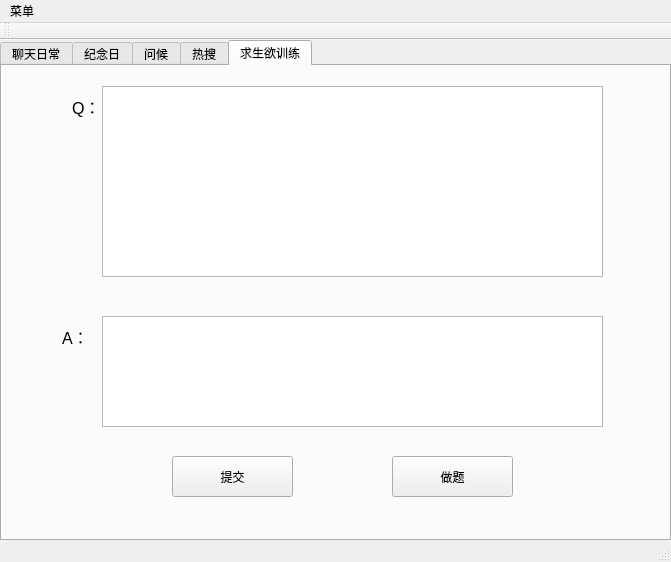
<?xml version="1.0" encoding="UTF-8"?>
<ui version="4.0">
 <class>MainWindow</class>
 <widget class="QMainWindow" name="MainWindow">
  <property name="geometry">
   <rect>
    <x>0</x>
    <y>0</y>
    <width>671</width>
    <height>562</height>
   </rect>
  </property>
  <property name="windowTitle">
   <string>MainWindow</string>
  </property>
  <widget class="QWidget" name="centralwidget">
   <widget class="QTabWidget" name="tabWidget">
    <property name="geometry">
     <rect>
      <x>0</x>
      <y>0</y>
      <width>671</width>
      <height>501</height>
     </rect>
    </property>
    <property name="currentIndex">
     <number>4</number>
    </property>
    <widget class="QWidget" name="tab">
     <attribute name="title">
      <string>聊天日常</string>
     </attribute>
     <widget class="QPushButton" name="pushButton_2">
      <property name="geometry">
       <rect>
        <x>410</x>
        <y>430</y>
        <width>93</width>
        <height>28</height>
       </rect>
      </property>
      <property name="text">
       <string>上传</string>
      </property>
     </widget>
     <widget class="QPushButton" name="pushButton_3">
      <property name="geometry">
       <rect>
        <x>160</x>
        <y>430</y>
        <width>93</width>
        <height>28</height>
       </rect>
      </property>
      <property name="text">
       <string>打开</string>
      </property>
     </widget>
     <widget class="QPlainTextEdit" name="plainTextEdit">
      <property name="geometry">
       <rect>
        <x>0</x>
        <y>0</y>
        <width>661</width>
        <height>421</height>
       </rect>
      </property>
      <property name="lineWrapMode">
       <enum>QPlainTextEdit::WidgetWidth</enum>
      </property>
      <property name="readOnly">
       <bool>true</bool>
      </property>
      <property name="plainText">
       <string>聊天日常..</string>
      </property>
      <property name="backgroundVisible">
       <bool>false</bool>
      </property>
      <property name="centerOnScroll">
       <bool>false</bool>
      </property>
     </widget>
    </widget>
    <widget class="QWidget" name="tab_4">
     <attribute name="title">
      <string>纪念日</string>
     </attribute>
     <widget class="QCalendarWidget" name="calendarWidget">
      <property name="geometry">
       <rect>
        <x>70</x>
        <y>40</y>
        <width>501</width>
        <height>331</height>
       </rect>
      </property>
     </widget>
     <widget class="QLabel" name="label_19">
      <property name="geometry">
       <rect>
        <x>220</x>
        <y>10</y>
        <width>211</width>
        <height>31</height>
       </rect>
      </property>
      <property name="font">
       <font>
        <family>Arial</family>
        <pointsize>12</pointsize>
        <italic>true</italic>
       </font>
      </property>
      <property name="layoutDirection">
       <enum>Qt::LeftToRight</enum>
      </property>
      <property name="text">
       <string/>
      </property>
      <property name="alignment">
       <set>Qt::AlignCenter</set>
      </property>
     </widget>
     <widget class="QLabel" name="label_26">
      <property name="geometry">
       <rect>
        <x>190</x>
        <y>380</y>
        <width>231</width>
        <height>31</height>
       </rect>
      </property>
      <property name="font">
       <font>
        <family>Arial</family>
        <pointsize>10</pointsize>
       </font>
      </property>
      <property name="text">
       <string>最近的假期还有x天</string>
      </property>
      <property name="textFormat">
       <enum>Qt::PlainText</enum>
      </property>
      <property name="alignment">
       <set>Qt::AlignCenter</set>
      </property>
     </widget>
     <widget class="QPushButton" name="pushButton_5">
      <property name="enabled">
       <bool>true</bool>
      </property>
      <property name="geometry">
       <rect>
        <x>270</x>
        <y>420</y>
        <width>93</width>
        <height>28</height>
       </rect>
      </property>
      <property name="text">
       <string>设置</string>
      </property>
     </widget>
    </widget>
    <widget class="QWidget" name="tab_3">
     <attribute name="title">
      <string>问候</string>
     </attribute>
     <widget class="QPushButton" name="pushButton_4">
      <property name="geometry">
       <rect>
        <x>220</x>
        <y>380</y>
        <width>93</width>
        <height>28</height>
       </rect>
      </property>
      <property name="text">
       <string>立刻发送</string>
      </property>
     </widget>
     <widget class="QRadioButton" name="radioButton">
      <property name="geometry">
       <rect>
        <x>10</x>
        <y>40</y>
        <width>115</width>
        <height>19</height>
       </rect>
      </property>
      <property name="text">
       <string>随机每日一句</string>
      </property>
      <property name="checkable">
       <bool>true</bool>
      </property>
      <property name="checked">
       <bool>true</bool>
      </property>
     </widget>
     <widget class="QRadioButton" name="radioButton_2">
      <property name="geometry">
       <rect>
        <x>360</x>
        <y>40</y>
        <width>115</width>
        <height>19</height>
       </rect>
      </property>
      <property name="text">
       <string>自定义</string>
      </property>
     </widget>
     <widget class="QTextBrowser" name="textBrowser">
      <property name="geometry">
       <rect>
        <x>10</x>
        <y>70</y>
        <width>311</width>
        <height>281</height>
       </rect>
      </property>
      <property name="cursor" stdset="0">
       <cursorShape>IBeamCursor</cursorShape>
      </property>
     </widget>
     <widget class="QTextBrowser" name="textBrowser_2">
      <property name="geometry">
       <rect>
        <x>350</x>
        <y>70</y>
        <width>311</width>
        <height>281</height>
       </rect>
      </property>
      <property name="cursor" stdset="0">
       <cursorShape>IBeamCursor</cursorShape>
      </property>
     </widget>
     <widget class="QPushButton" name="pushButton_6">
      <property name="geometry">
       <rect>
        <x>350</x>
        <y>380</y>
        <width>93</width>
        <height>28</height>
       </rect>
      </property>
      <property name="text">
       <string> 定时发送</string>
      </property>
     </widget>
    </widget>
    <widget class="QWidget" name="tab_2">
     <attribute name="title">
      <string>热搜</string>
     </attribute>
     <widget class="QLineEdit" name="lineEdit">
      <property name="geometry">
       <rect>
        <x>140</x>
        <y>20</y>
        <width>301</width>
        <height>31</height>
       </rect>
      </property>
     </widget>
     <widget class="QPushButton" name="pushButton">
      <property name="geometry">
       <rect>
        <x>460</x>
        <y>20</y>
        <width>93</width>
        <height>31</height>
       </rect>
      </property>
      <property name="text">
       <string>百度一下</string>
      </property>
     </widget>
     <widget class="QLabel" name="label">
      <property name="geometry">
       <rect>
        <x>40</x>
        <y>98</y>
        <width>171</width>
        <height>31</height>
       </rect>
      </property>
      <property name="font">
       <font>
        <family>Arial</family>
        <pointsize>10</pointsize>
       </font>
      </property>
      <property name="text">
       <string>TextLabel</string>
      </property>
      <property name="openExternalLinks">
       <bool>true</bool>
      </property>
     </widget>
     <widget class="QLabel" name="label_2">
      <property name="geometry">
       <rect>
        <x>40</x>
        <y>138</y>
        <width>171</width>
        <height>31</height>
       </rect>
      </property>
      <property name="font">
       <font>
        <family>Arial</family>
        <pointsize>10</pointsize>
       </font>
      </property>
      <property name="text">
       <string>TextLabel</string>
      </property>
      <property name="openExternalLinks">
       <bool>true</bool>
      </property>
     </widget>
     <widget class="QLabel" name="label_3">
      <property name="geometry">
       <rect>
        <x>40</x>
        <y>178</y>
        <width>171</width>
        <height>31</height>
       </rect>
      </property>
      <property name="font">
       <font>
        <family>Arial</family>
        <pointsize>10</pointsize>
       </font>
      </property>
      <property name="text">
       <string>TextLabel</string>
      </property>
      <property name="openExternalLinks">
       <bool>true</bool>
      </property>
     </widget>
     <widget class="QLabel" name="label_4">
      <property name="geometry">
       <rect>
        <x>40</x>
        <y>218</y>
        <width>171</width>
        <height>31</height>
       </rect>
      </property>
      <property name="font">
       <font>
        <family>Arial</family>
        <pointsize>10</pointsize>
       </font>
      </property>
      <property name="text">
       <string>TextLabel</string>
      </property>
      <property name="openExternalLinks">
       <bool>true</bool>
      </property>
     </widget>
     <widget class="QLabel" name="label_5">
      <property name="geometry">
       <rect>
        <x>40</x>
        <y>258</y>
        <width>171</width>
        <height>31</height>
       </rect>
      </property>
      <property name="font">
       <font>
        <family>Arial</family>
        <pointsize>10</pointsize>
       </font>
      </property>
      <property name="text">
       <string>TextLabel</string>
      </property>
      <property name="openExternalLinks">
       <bool>true</bool>
      </property>
     </widget>
     <widget class="QLabel" name="label_6">
      <property name="geometry">
       <rect>
        <x>40</x>
        <y>298</y>
        <width>171</width>
        <height>31</height>
       </rect>
      </property>
      <property name="font">
       <font>
        <family>Arial</family>
        <pointsize>10</pointsize>
       </font>
      </property>
      <property name="text">
       <string>TextLabel</string>
      </property>
      <property name="openExternalLinks">
       <bool>true</bool>
      </property>
     </widget>
     <widget class="QLabel" name="label_7">
      <property name="geometry">
       <rect>
        <x>40</x>
        <y>338</y>
        <width>171</width>
        <height>31</height>
       </rect>
      </property>
      <property name="font">
       <font>
        <family>Arial</family>
        <pointsize>10</pointsize>
       </font>
      </property>
      <property name="text">
       <string>TextLabel</string>
      </property>
      <property name="openExternalLinks">
       <bool>true</bool>
      </property>
     </widget>
     <widget class="QLabel" name="label_8">
      <property name="geometry">
       <rect>
        <x>40</x>
        <y>378</y>
        <width>171</width>
        <height>31</height>
       </rect>
      </property>
      <property name="font">
       <font>
        <family>Arial</family>
        <pointsize>10</pointsize>
       </font>
      </property>
      <property name="text">
       <string>TextLabel</string>
      </property>
      <property name="openExternalLinks">
       <bool>true</bool>
      </property>
     </widget>
     <widget class="QLabel" name="label_9">
      <property name="geometry">
       <rect>
        <x>250</x>
        <y>300</y>
        <width>181</width>
        <height>31</height>
       </rect>
      </property>
      <property name="font">
       <font>
        <family>Arial</family>
        <pointsize>10</pointsize>
       </font>
      </property>
      <property name="text">
       <string>TextLabel</string>
      </property>
      <property name="openExternalLinks">
       <bool>true</bool>
      </property>
     </widget>
     <widget class="QLabel" name="label_10">
      <property name="geometry">
       <rect>
        <x>250</x>
        <y>180</y>
        <width>181</width>
        <height>31</height>
       </rect>
      </property>
      <property name="font">
       <font>
        <family>Arial</family>
        <pointsize>10</pointsize>
       </font>
      </property>
      <property name="text">
       <string>TextLabel</string>
      </property>
      <property name="openExternalLinks">
       <bool>true</bool>
      </property>
     </widget>
     <widget class="QLabel" name="label_11">
      <property name="geometry">
       <rect>
        <x>250</x>
        <y>100</y>
        <width>181</width>
        <height>31</height>
       </rect>
      </property>
      <property name="font">
       <font>
        <family>Arial</family>
        <pointsize>10</pointsize>
       </font>
      </property>
      <property name="text">
       <string>TextLabel</string>
      </property>
      <property name="openExternalLinks">
       <bool>true</bool>
      </property>
     </widget>
     <widget class="QLabel" name="label_12">
      <property name="geometry">
       <rect>
        <x>250</x>
        <y>380</y>
        <width>181</width>
        <height>31</height>
       </rect>
      </property>
      <property name="font">
       <font>
        <family>Arial</family>
        <pointsize>10</pointsize>
       </font>
      </property>
      <property name="text">
       <string>TextLabel</string>
      </property>
      <property name="openExternalLinks">
       <bool>true</bool>
      </property>
     </widget>
     <widget class="QLabel" name="label_13">
      <property name="geometry">
       <rect>
        <x>250</x>
        <y>340</y>
        <width>181</width>
        <height>31</height>
       </rect>
      </property>
      <property name="font">
       <font>
        <family>Arial</family>
        <pointsize>10</pointsize>
       </font>
      </property>
      <property name="text">
       <string>TextLabel</string>
      </property>
      <property name="openExternalLinks">
       <bool>true</bool>
      </property>
     </widget>
     <widget class="QLabel" name="label_14">
      <property name="geometry">
       <rect>
        <x>250</x>
        <y>140</y>
        <width>181</width>
        <height>31</height>
       </rect>
      </property>
      <property name="font">
       <font>
        <family>Arial</family>
        <pointsize>10</pointsize>
       </font>
      </property>
      <property name="text">
       <string>TextLabel</string>
      </property>
      <property name="openExternalLinks">
       <bool>true</bool>
      </property>
     </widget>
     <widget class="QLabel" name="label_15">
      <property name="geometry">
       <rect>
        <x>250</x>
        <y>260</y>
        <width>181</width>
        <height>31</height>
       </rect>
      </property>
      <property name="font">
       <font>
        <family>Arial</family>
        <pointsize>10</pointsize>
       </font>
      </property>
      <property name="text">
       <string>TextLabel</string>
      </property>
      <property name="openExternalLinks">
       <bool>true</bool>
      </property>
     </widget>
     <widget class="QLabel" name="label_16">
      <property name="geometry">
       <rect>
        <x>250</x>
        <y>220</y>
        <width>181</width>
        <height>31</height>
       </rect>
      </property>
      <property name="font">
       <font>
        <family>Arial</family>
        <pointsize>10</pointsize>
       </font>
      </property>
      <property name="text">
       <string>TextLabel</string>
      </property>
      <property name="openExternalLinks">
       <bool>true</bool>
      </property>
     </widget>
     <widget class="QLabel" name="label_17">
      <property name="geometry">
       <rect>
        <x>460</x>
        <y>300</y>
        <width>201</width>
        <height>31</height>
       </rect>
      </property>
      <property name="font">
       <font>
        <family>Arial</family>
        <pointsize>10</pointsize>
       </font>
      </property>
      <property name="text">
       <string>TextLabel</string>
      </property>
      <property name="openExternalLinks">
       <bool>true</bool>
      </property>
     </widget>
     <widget class="QLabel" name="label_18">
      <property name="geometry">
       <rect>
        <x>460</x>
        <y>180</y>
        <width>201</width>
        <height>31</height>
       </rect>
      </property>
      <property name="font">
       <font>
        <family>Arial</family>
        <pointsize>10</pointsize>
       </font>
      </property>
      <property name="text">
       <string>TextLabel</string>
      </property>
      <property name="openExternalLinks">
       <bool>true</bool>
      </property>
     </widget>
     <widget class="QLabel" name="label_20">
      <property name="geometry">
       <rect>
        <x>460</x>
        <y>100</y>
        <width>201</width>
        <height>31</height>
       </rect>
      </property>
      <property name="font">
       <font>
        <family>Arial</family>
        <pointsize>10</pointsize>
       </font>
      </property>
      <property name="text">
       <string>TextLabel</string>
      </property>
      <property name="openExternalLinks">
       <bool>true</bool>
      </property>
     </widget>
     <widget class="QLabel" name="label_21">
      <property name="geometry">
       <rect>
        <x>460</x>
        <y>380</y>
        <width>201</width>
        <height>31</height>
       </rect>
      </property>
      <property name="font">
       <font>
        <family>Arial</family>
        <pointsize>10</pointsize>
       </font>
      </property>
      <property name="text">
       <string>TextLabel</string>
      </property>
      <property name="openExternalLinks">
       <bool>true</bool>
      </property>
     </widget>
     <widget class="QLabel" name="label_22">
      <property name="geometry">
       <rect>
        <x>460</x>
        <y>340</y>
        <width>201</width>
        <height>31</height>
       </rect>
      </property>
      <property name="font">
       <font>
        <family>Arial</family>
        <pointsize>10</pointsize>
       </font>
      </property>
      <property name="text">
       <string>TextLabel</string>
      </property>
      <property name="openExternalLinks">
       <bool>true</bool>
      </property>
     </widget>
     <widget class="QLabel" name="label_23">
      <property name="geometry">
       <rect>
        <x>460</x>
        <y>140</y>
        <width>201</width>
        <height>31</height>
       </rect>
      </property>
      <property name="font">
       <font>
        <family>Arial</family>
        <pointsize>10</pointsize>
       </font>
      </property>
      <property name="text">
       <string>TextLabel</string>
      </property>
      <property name="openExternalLinks">
       <bool>true</bool>
      </property>
     </widget>
     <widget class="QLabel" name="label_24">
      <property name="geometry">
       <rect>
        <x>460</x>
        <y>260</y>
        <width>201</width>
        <height>31</height>
       </rect>
      </property>
      <property name="font">
       <font>
        <family>Arial</family>
        <pointsize>10</pointsize>
       </font>
      </property>
      <property name="text">
       <string>TextLabel</string>
      </property>
      <property name="openExternalLinks">
       <bool>true</bool>
      </property>
     </widget>
     <widget class="QLabel" name="label_25">
      <property name="geometry">
       <rect>
        <x>460</x>
        <y>220</y>
        <width>201</width>
        <height>31</height>
       </rect>
      </property>
      <property name="font">
       <font>
        <family>Arial</family>
        <pointsize>10</pointsize>
       </font>
      </property>
      <property name="text">
       <string>TextLabel</string>
      </property>
      <property name="openExternalLinks">
       <bool>true</bool>
      </property>
     </widget>
    </widget>
    <widget class="QWidget" name="tab_5">
     <attribute name="title">
      <string>求生欲训练</string>
     </attribute>
     <widget class="QPushButton" name="pushButton_7">
      <property name="geometry">
       <rect>
        <x>390</x>
        <y>390</y>
        <width>121</width>
        <height>41</height>
       </rect>
      </property>
      <property name="text">
       <string>做题</string>
      </property>
     </widget>
     <widget class="QLabel" name="label_27">
      <property name="geometry">
       <rect>
        <x>70</x>
        <y>20</y>
        <width>61</width>
        <height>41</height>
       </rect>
      </property>
      <property name="font">
       <font>
        <family>Arial</family>
        <pointsize>12</pointsize>
       </font>
      </property>
      <property name="text">
       <string>Q：</string>
      </property>
     </widget>
     <widget class="QLabel" name="label_28">
      <property name="geometry">
       <rect>
        <x>60</x>
        <y>250</y>
        <width>61</width>
        <height>41</height>
       </rect>
      </property>
      <property name="font">
       <font>
        <family>Arial</family>
        <pointsize>12</pointsize>
       </font>
      </property>
      <property name="text">
       <string>A：</string>
      </property>
     </widget>
     <widget class="QTextBrowser" name="textBrowser_3">
      <property name="geometry">
       <rect>
        <x>100</x>
        <y>20</y>
        <width>501</width>
        <height>191</height>
       </rect>
      </property>
      <property name="font">
       <font>
        <family>Arial</family>
        <pointsize>10</pointsize>
       </font>
      </property>
     </widget>
     <widget class="QTextBrowser" name="textBrowser_4">
      <property name="geometry">
       <rect>
        <x>100</x>
        <y>250</y>
        <width>501</width>
        <height>111</height>
       </rect>
      </property>
      <property name="cursor" stdset="0">
       <cursorShape>IBeamCursor</cursorShape>
      </property>
      <property name="readOnly">
       <bool>false</bool>
      </property>
     </widget>
     <widget class="QPushButton" name="pushButton_8">
      <property name="geometry">
       <rect>
        <x>170</x>
        <y>390</y>
        <width>121</width>
        <height>41</height>
       </rect>
      </property>
      <property name="text">
       <string>提交</string>
      </property>
     </widget>
    </widget>
   </widget>
  </widget>
  <widget class="QStatusBar" name="statusbar"/>
  <widget class="QToolBar" name="toolBar">
   <property name="windowTitle">
    <string>toolBar</string>
   </property>
   <attribute name="toolBarArea">
    <enum>TopToolBarArea</enum>
   </attribute>
   <attribute name="toolBarBreak">
    <bool>false</bool>
   </attribute>
  </widget>
  <widget class="QMenuBar" name="menubar">
   <property name="geometry">
    <rect>
     <x>0</x>
     <y>0</y>
     <width>671</width>
     <height>26</height>
    </rect>
   </property>
   <widget class="QMenu" name="menu">
    <property name="title">
     <string>菜单</string>
    </property>
    <addaction name="action"/>
    <addaction name="separator"/>
    <addaction name="action_4"/>
   </widget>
   <addaction name="menu"/>
  </widget>
  <action name="action">
   <property name="text">
    <string>登录</string>
   </property>
  </action>
  <action name="action_4">
   <property name="text">
    <string>退出</string>
   </property>
  </action>
  <action name="actionabout">
   <property name="text">
    <string>关于</string>
   </property>
  </action>
  <action name="action_5">
   <property name="text">
    <string>导入</string>
   </property>
  </action>
  <action name="action_2">
   <property name="text">
    <string>设置个人资料</string>
   </property>
  </action>
 </widget>
 <resources>
  <include location="picture.qrc"/>
 </resources>
 <connections/>
 <slots>
  <slot>get_calendar_value()</slot>
  <slot>openfile()</slot>
  <slot>settime()</slot>
 </slots>
</ui>
